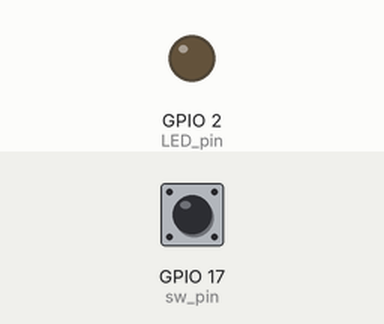
Bench run of a program on a simulated Raspberry Pi (BCM pin numbers). On the bench: output pins drawn as LEDs (lit = HIGH). Inputs (shaded band) come from the test bench; at power-on: GPIO 17 (sw_pin) LOW.

Above: at 1.2 s.
1.3 s: GPIO 17 (sw_pin) pulled HIGH for 0.15 s
At 1.37 s:
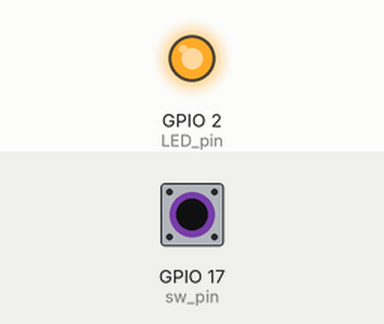
2.9 s: GPIO 17 (sw_pin) pulled HIGH for 3.2 s
At 7.0 s:
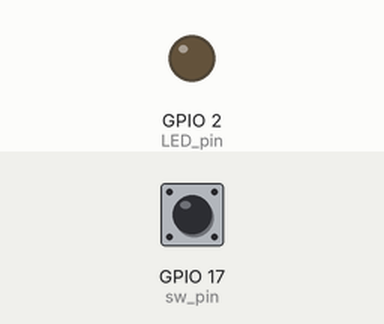
Timing chart, 0 to 8.5 s (numbered marks = the images above; inputs shaded):
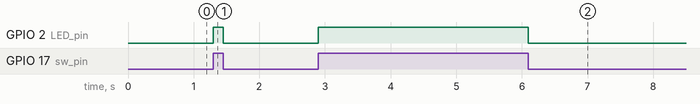

Measured:
- after the input at 1.3 s, GPIO 2 (LED_pin): LOW → HIGH at once, → LOW 0.15 s later
- after the input at 2.9 s, GPIO 2 (LED_pin): LOW → HIGH at once, → LOW 3.2 s later

The program:

Btn_LED2.py
```python
import RPi.GPIO as GPIO

GPIO.setmode(GPIO.BCM)

LED_pin = 2
sw_pin = 17
GPIO.setup(LED_pin,GPIO.OUT)
GPIO.setup(sw_pin,GPIO.IN, pull_up_down = GPIO.PUD_DOWN)

try:
	while True:
		if GPIO.input(sw_pin)== GPIO.HIGH:
			GPIO.output(LED_pin,GPIO.HIGH)
		else:
			GPIO.output(LED_pin, GPIO.LOW)
finally:
	GPIO.cleanup()
```
